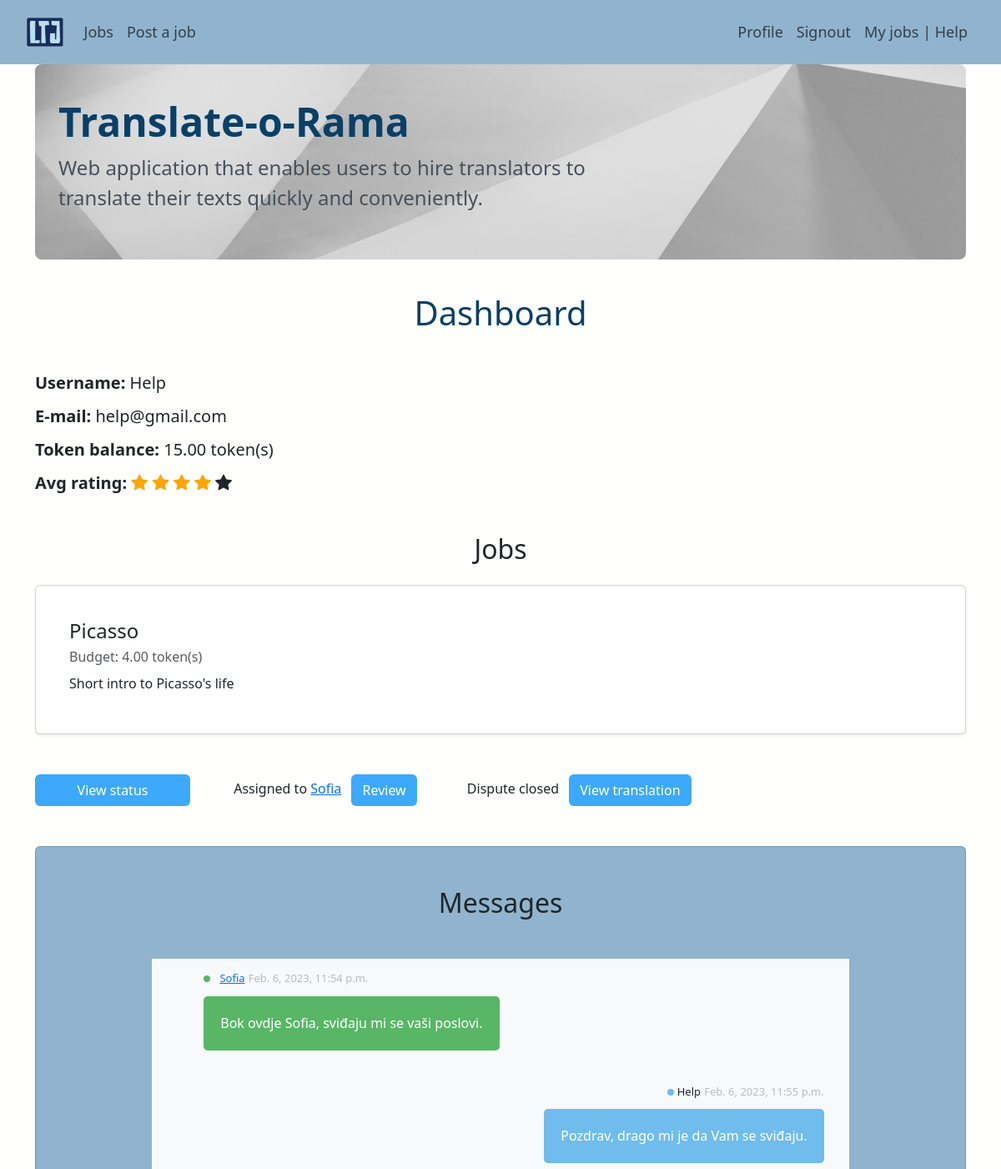
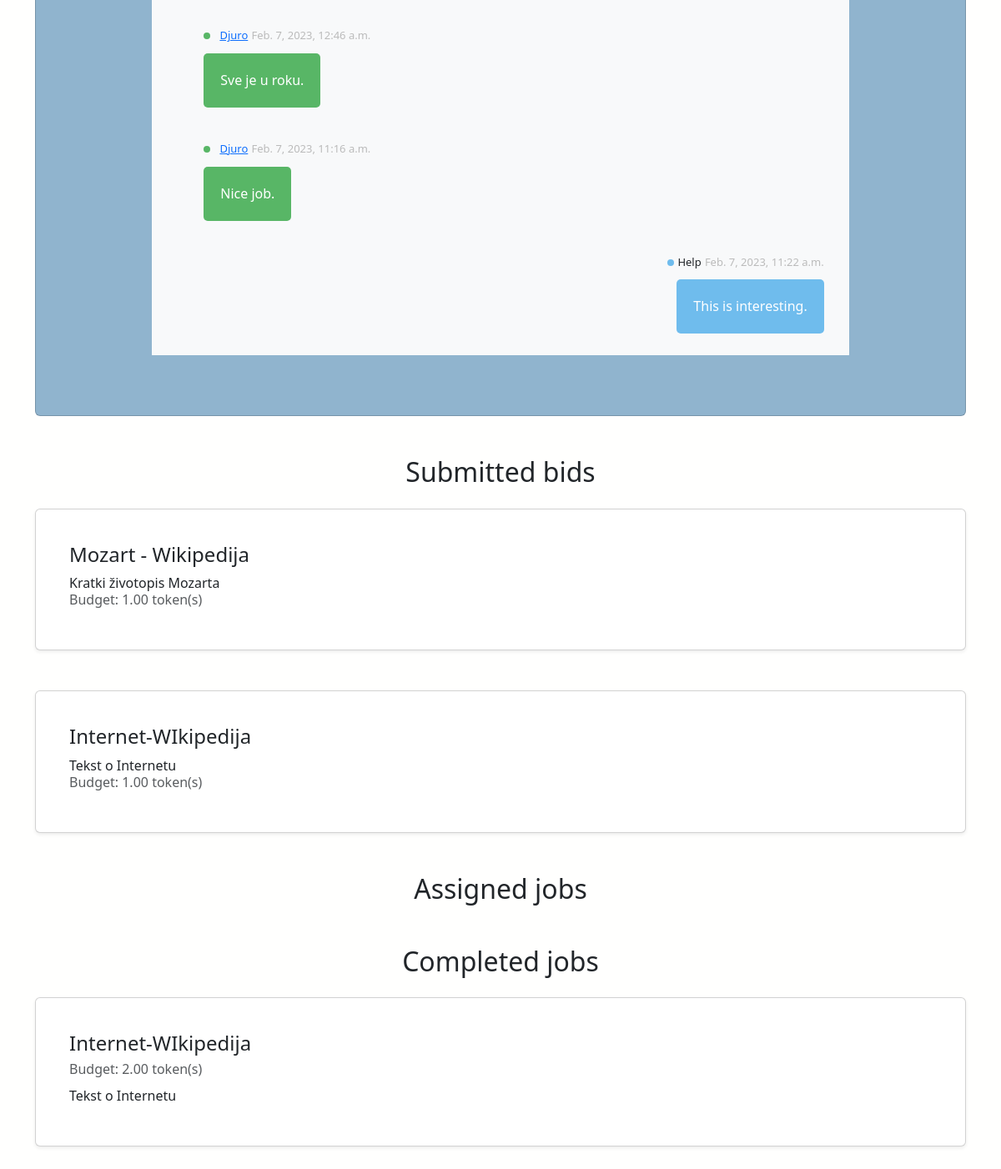
The page /dashboard (signed in) on the database its author committed (2 pictures, top to bottom).
### app/models.py (models this page shows, shortened)
class UserProfile(models.Model):
    user = models.OneToOneField(User, on_delete=models.CASCADE)
    token_balance = models.DecimalField(default=0.0, max_digits=5, decimal_places=2)
    is_translator = models.BooleanField(default=False)
    def average_rating(self) -> float:
        return (
            Rating.objects.filter(translator=self.user).aggregate(Avg("rating"))[
                "rating__avg"
            ]
            or 0
        )

class Job(models.Model):
    user = models.ForeignKey(User, on_delete=models.CASCADE, related_name="user")
    title = models.TextField(blank=False, unique=True)
    description = models.TextField(blank=False)
    source_language = models.TextField(blank=False)
    target_language = models.TextField(blank=False)
    job_field = models.CharField(
        max_length=15,
        choices=JobField.JOB_CHOICES,
        default=JobField.LITERATURE,
    )
    budget = models.DecimalField(max_digits=10, decimal_places=2, default=0.0)
    text = models.TextField(blank=False)
    assigned_to = models.ForeignKey(
        "JobBid",
        on_delete=models.CASCADE,
        blank=True,
        null=True,
        related_name="assigned_to",
    )
    is_assigned = models.BooleanField(default=False)
    is_completed = models.BooleanField(default=False)
    translator = models.ForeignKey(
        User,
        on_delete=models.SET_NULL,
        blank=True,
        null=True,
        related_name="set_as_translator_of_job",
    )
    translation = models.TextField(blank=True, null=True)
    dispute = models.ForeignKey(
        Dispute,
        on_delete=models.SET_NULL,
        blank=True,
        null=True,
        related_name="dispute_for_completed_job",
    )

class JobBid(models.Model):
    bid_user = models.ForeignKey(User, on_delete=models.CASCADE, related_name="bider")
    job = models.ForeignKey(Job, on_delete=models.CASCADE)
    bid = models.DecimalField(max_digits=10, decimal_places=2, default=0.0)

class Message(models.Model):
    from_user = models.ForeignKey(
        User, on_delete=models.CASCADE, related_name="from_user_message_set"
    )
    to_user = models.ForeignKey(
        User, on_delete=models.CASCADE, related_name="to_user_message_set"
    )
    job = models.ForeignKey(Job, on_delete=models.CASCADE)
    text = models.TextField()
    send_date = models.DateTimeField(default=datetime.datetime.now)

### app/views.py (the view)
# urls.py: path("dashboard", views.dashboard, name="dashboard"),
@login_required()
def dashboard(request):
    user = request.user
    jobs = Job.objects.filter(user=user)
    messages = (
        Message.objects.filter(to_user=user)
        | Message.objects.filter(from_user=user).order_by("send_date").reverse()
    )
    bids = []
    temp = JobBid.objects.all()
    for job in jobs:
        for bid in temp:
            if bid.job == job:
                bids.append(bid)
    translators_bid = JobBid.objects.filter(Q(bid_user=user))
    assigned_jobs = Job.objects.filter(
        Q(translator=user), Q(is_assigned=True), Q(is_completed=False)
    )  # jobs that are not from user
    completed_jobs = Job.objects.filter(Q(translator=user), Q(is_completed=True))
    disputes = Dispute.objects.all()
    rating = user.userprofile.average_rating()
    context = {
        "user": user,
        "jobs": jobs,
        "messages": messages,
        "bids": bids,
        "translator_bids": translators_bid,
        "assigned_jobs": assigned_jobs,
        "completed_jobs": completed_jobs,
        "disputes": disputes,
        "rating": rating,
    }
    return render(request, "app/dashboard.html", context)

### app/templates/app/dashboard.html (shortened to what this page needs)
{% extends 'app/base.html' %}
{% block content %}
  <div class="row">
    <div class="col-md-12">
      <h1 class="text-center mt-3 mb-5">Dashboard</h1>
    </div>
  </div>
  <h5 class="mb-3"><b>Username:</b> {{ user.username }}</h5>
  <h5 class="mb-3"><b>E-mail:</b> {{ user.email }}</h5>
  <h5 class="mb-3"><b>Token balance:</b> {{ user.userprofile.token_balance }} token(s)</h5>
  {% if user.userprofile.is_translator %}
        <h5 class="mb-3"><b>Avg rating:</b>
            <span class="bi bi-star-fill {% if rating > 0 %} checked {% endif %}"></span>
            <span class="bi bi-star-fill {% if rating > 1 %} checked {% endif %}"></span>
            <span class="bi bi-star-fill {% if rating > 2 %} checked {% endif %}"></span>
            <span class="bi bi-star-fill {% if rating > 3 %} checked {% endif %}" ></span>
            <span class="bi bi-star-fill {% if rating > 4 %} checked {% endif %}"></span>
        </h5>
    {% endif %}
  <h2 class="text-center mt-5">Jobs</h2>
  <div class="mb-5">
    {% for job in jobs %}
      {% include 'includes/job_card.html' with job=job %}
      <a href="{% url 'app:job_status' job.id %}" class="btn custom-btn col-2">View status</a>
      {% if job.is_assigned %}
        <span class="ms-5">Assigned to <a href="{% url 'app:profile' job.assigned_to.bid_user.id %}">{{ job.assigned_to.bid_user.username }}</a></span>
        {% if job.is_completed %}
          <a href="{% url 'app:job_review' job.id %}" class="btn custom-btn mx-2">Review</a>
            {% if job.dispute.status == "Closed" %}
              <span class="ms-5">Dispute closed</span>
            {% else %}
              <a href="{% url 'app:dispute_job' job.id %}" class="btn custom-btn ms-5">Dispute</a>
            {% endif %}
          <a href="{% url 'app:view_translation' job.id %}" class="btn custom-btn mx-2">View translation</a>
        {% endif %}
      {% endif %}
      {% empty %}
      <div class="row">
        No jobs posted.
      </div>
    {% endfor %}
  </div>
  <div class="design-color pb-5 card  mb-5">
    <h2 class="text-center mt-5 mb-5">Messages</h2>
    <div class="mb-4 w-75 mx-auto bg-light">
      {% for message in messages %}
          {% include 'includes/message_card.html' with message=message user=user%}
      {% empty %}
        <div class="row">
          No messages.
        </div>
      {% endfor %}
    </div>
  </div>
  {% if user.userprofile.is_translator %}
    <h2 class="text-center mt-5 mb-4">Submitted bids</h2>
    {% for bid in translator_bids %}
      {% include 'includes/bid_form.html' with job_bid=bid %}
    {% endfor %}
    <h2 class="text-center mt-5 mb-4">Assigned jobs</h2>
    <h2 class="text-center mt-5 mb-4">Completed jobs</h2>
    {% for c_job in completed_jobs %}
      {% include 'includes/job_card.html' with job=c_job %}
    {% endfor %}
  {% endif %}
{% endblock content %}

### app/templates/app/base.html (shortened to what this page needs)
<!DOCTYPE html>
{% load static %}
<html>
  <head>
    <link href="https://cdn.jsdelivr.net/npm/bootstrap@5.3.0-alpha1/dist/css/bootstrap.min.css" rel="stylesheet">
    <link rel="stylesheet" href="https://cdn.jsdelivr.net/npm/bootstrap-icons@1.10.3/font/bootstrap-icons.css">
    <link rel="stylesheet" href="{% static 'app/css/base.css' %}">
  </head>
  <body>
    <nav class="navbar navbar-expand-lg">
        <div class="container-fluid  p-2 ms-4 me-4">
            <a class="navbar-brand" href="{% url 'home_path' %}"><img class="logo" src="../../static/app/images/p-logo.webp"></a>
            <div class="collapse navbar-collapse" id="navbarText">
              {% if user.is_authenticated %}
                <ul class="navbar-nav me-auto mb-2 mb-lg-0">
                  <li class="nav-item">
                      <a class="nav-link" aria-current="page" href="{% url 'app:jobs' %}">Jobs</a>
                  </li>
                    <li class="nav-item">
                    <a class="nav-link" href="{% url 'app:post_job' %}">Post a job</a>
                    </li>
                </ul>
                <ul class="navbar-nav ms-auto mb-2 mb-lg-0">
                    <li class="nav-item">
                      <a class="nav-link" href="{% url 'app:profile' user.id %}">Profile</a>
                    </li>
                    <li class="nav-item">
                      <a class="nav-link" href="{% url 'logout' %}"> Signout</a>
                    </li>
                    <li class="nav-item">
                      <a class="nav-link" href="{% url 'app:dashboard' %}"> My jobs | {{user.username}}</a>
                    </li>
              {% endif %}
            </ul>
          </div>
        </div>
    </nav>
    <div class="content container">
      <div class="row">
        <div class="col-md-12">
            <div class="p-3 mb-4 rounded-3  jumbotron-container">
                <div class="container-fluid py-4">
                    <h1 class="display-5 fw-bold">Translate-o-Rama</h1>
                    <p class="col-md-8 fs-4">Web application that enables users to hire translators to translate their texts quickly and conveniently.</p>
                </div>
            </div>
        </div>
      </div>
      <div class="row">
        <div class="col-md-12">
          {% block content %}
          {% endblock %}
        </div>
      </div>
    </div>
  </body>
</html>

### app/templates/includes/job_card.html
<div class="card my-4 shadow-sm p-3 mb-5  rounded">
  <div class="card-body m-2">
    <div class="row">
      <h4 class="card-title">{{ job.title }}</h4>
    </div>
    <div class="card-subtitle mb-2 text-muted">Budget: {{ job.budget }} token(s)</div>
    <div class="card-text mb-2">{{ job.description }}</div>
  </div>
</div>

### app/templates/includes/message_card.html
{% load static %}
<head>
    <link rel="stylesheet" href="{% static 'app/css/message_card.css' %}">
</head>
<div id="container">
    <main>
      <ul id="chat">
        <li class="{% if user == message.from_user %} me {% else %} you {% endif %}">
          <div class="entete">
            <span class=" status {% if user == message.from_user %} blue {% else %} green {% endif %}"></span>
            <h2>{% if user == message.from_user %}
                    {{ message.from_user.username }}
                {% else %}
                    <a href="{% url 'app:profile' message.to_user.id %}">{{ message.from_user.username }}</a>
                {% endif %}
            </h2>
            <h3>{{ message.send_date }}</h3>
          </div>
          <div class="message">
            {{ message.text }}
          </div>
        </li>
    </main>
  </div>

### app/templates/includes/bid_form.html
<div class="card my-4 shadow-sm p-3 mb-5">
    <div class="card-body m-2">
      <h4 class="card-title">{{ job_bid.job.title }}</h4>
      <div class="card-text">{{ job_bid.job.description }}</div>
      <div class="card-subtitle mb-2 text-muted">Budget: {{ job_bid.bid }} token(s)</div>
    </div>
  </div>

### app/static/app/css/base.css (style rules this page uses)
body { background-color: #fffffe; }
h1 { color: #094067; }
p { color: #46505C; }
nav { background-color: #90b4ce; color: #2A3139; }
.nav-link { font-size: 18px !important; }
.jumbotron-container { background-image: url("../images/background2.jpg"); background-size: cover; }
.custom-btn { background-color: #3da9fc; color: #fffffe; }
.logo { max-height: 35px; }
.design-color { background-color: #90b4ce; }

### app/static/app/css/message_card.css (style rules this page uses)
* { box-sizing: border-box; }
a h2, h3 { margin: 0; }
.status { width: 8px; height: 8px; border-radius: 50%; display: inline-block; margin-right: 7px; }
.green { background-color: #58b666; }
.blue { background-color: #6fbced; margin-right: 0; margin-left: 7px; }
#chat { list-style-type: none; }
#chat li { padding: 10px 30px; }
#chat h2, #chat h3 { display: inline-block; font-size: 13px; font-weight: normal; }
#chat h3 { color: #bbb; }
#chat .entete { margin-bottom: 5px; }
#chat .message { padding: 20px; color: #fff; line-height: 25px; max-width: 90%; display: inline-block; text-align: left; border-radius: 5px; }
#chat .me { text-align: right; }
#chat .you .message { background-color: #58b666; }
#chat .me .message { background-color: #6fbced; }

### app/templates/app/dashboard.html (style rules this page uses)
.checked { color: orange; }

### rows shown on the page
Job: title "Picasso", budget "4.00", description "Short intro to Picasso's life", assigned_to.bid_user.username "Sofia", is_completed "Review"
Message: from_user.username "Sofia", send_date "Feb. 6, 2023, 11:54 p.m.", text "Bok ovdje Sofia, sviđaju mi se vaši poslovi."
Message: from_user.username "Help", send_date "Feb. 6, 2023, 11:55 p.m.", text "Pozdrav, drago mi je da Vam se sviđaju."
Message: from_user.username "Djuro", send_date "Feb. 7, 2023, 12:46 a.m.", text "Sve je u roku."
Message: from_user.username "Djuro", send_date "Feb. 7, 2023, 11:16 a.m.", text "Nice job."
Message: from_user.username "Help", send_date "Feb. 7, 2023, 11:22 a.m.", text "This is interesting."
JobBid: job "Mozart - Wikipedija", job.description "Kratki životopis Mozarta", bid "1.00"
JobBid: job "Internet-WIkipedija", job.description "Tekst o Internetu", bid "1.00"
Job: title "Internet-WIkipedija", budget "2.00", description "Tekst o Internetu"

### other values the page prints
{{ user.username }} "Help"
{{ user.email }} "help@gmail.com"
{{ user.userprofile.token_balance }} "15.00"
